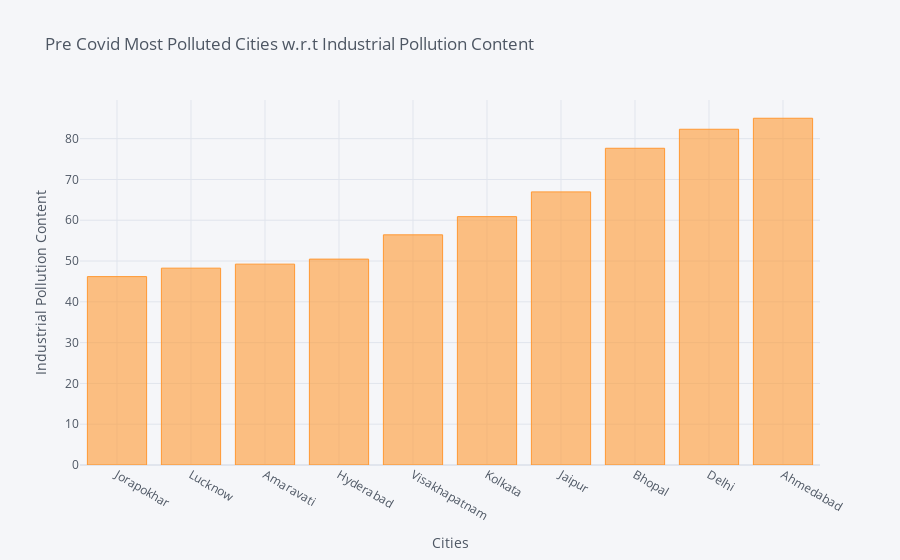
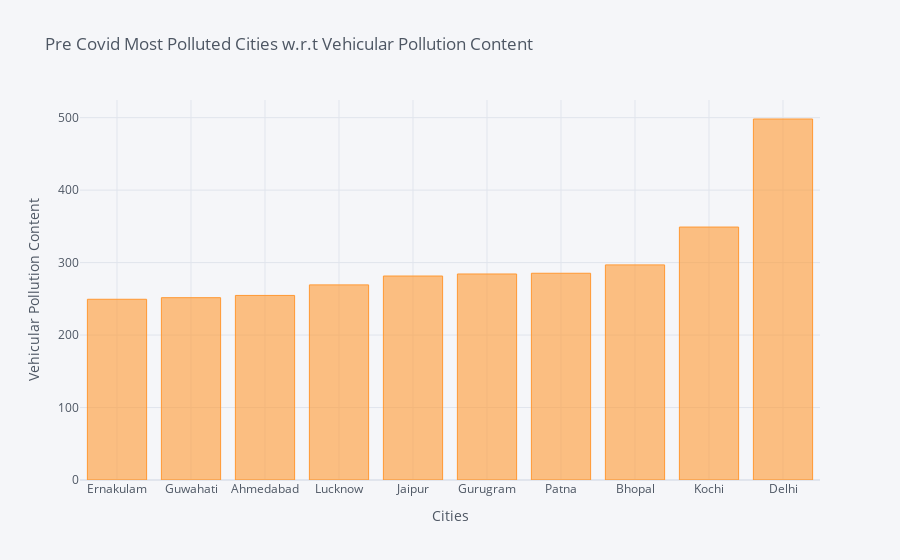
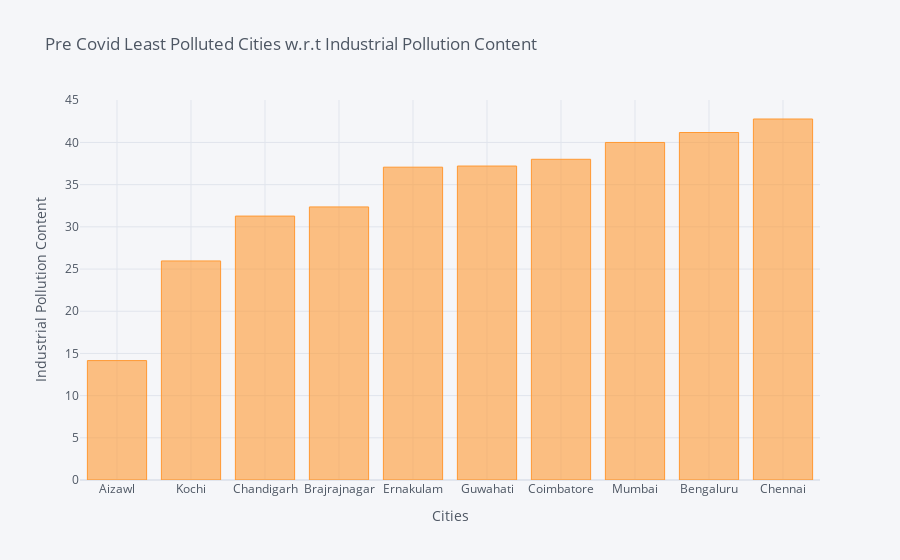
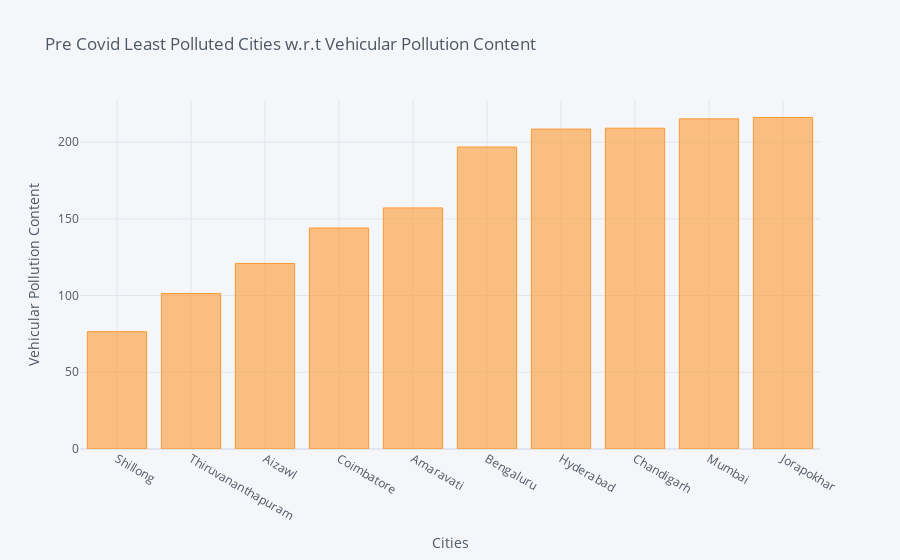

Notebook code for these charts, in order:
### Markdown cell above
# PRE COVID

### Code cell
def max_bar_plot(input_df, var, chartTitle):
    
    temp_df = df[['City', var]].groupby(['City']).median().sort_values(by=var, ascending=True).tail(10)
    temp_df.iplot(xTitle='Cities', yTitle=var, kind='bar', title='{} w.r.t {}'.format(chartTitle,var))

def min_bar_plot(input_df, var, chartTitle):
    
    temp_df = df[['City', var]].groupby(['City']).median().sort_values(by=var, ascending=True).head(10)
    temp_df.iplot(xTitle='Cities', yTitle=var, kind='bar', title='{} w.r.t {}'.format(chartTitle,var))
    

max_bar_plot(df, 'Industrial Pollution Content', 'Pre Covid Most Polluted Cities')
max_bar_plot(df, 'Vehicular Pollution Content', 'Pre Covid Most Polluted Cities')

min_bar_plot(df, 'Industrial Pollution Content', 'Pre Covid Least Polluted Cities')
min_bar_plot(df, 'Vehicular Pollution Content', 'Pre Covid Least Polluted Cities')

### Figure 1 — Plotly figure (JSON) as saved in the notebook; plotly's stock layout.template omitted (floating-point values rounded to 4 significant figures)
{"data": [{"marker": {"color": "rgba(255, 153, 51, 0.6)", "line": {"color": "rgba(255, 153, 51, 1.0)", "width": 1}}, "name": "Industrial Pollution Content", "orientation": "v", "text": "", "type": "bar", "x": ["Jorapokhar", "Lucknow", "Amaravati", "Hyderabad", "Visakhapatnam", "Kolkata", "Jaipur", "Bhopal", "Delhi", "Ahmedabad"], "y": [46.18, 48.25, 49.24, 50.47, 56.42, 60.88, 66.94, 77.64, 82.3, 85.0]}], "layout": {"legend": {"bgcolor": "#F5F6F9", "font": {"color": "#4D5663"}}, "paper_bgcolor": "#F5F6F9", "plot_bgcolor": "#F5F6F9", "title": {"font": {"color": "#4D5663"}, "text": "Pre Covid Most Polluted Cities w.r.t Industrial Pollution Content"}, "xaxis": {"gridcolor": "#E1E5ED", "showgrid": true, "tickfont": {"color": "#4D5663"}, "title": {"font": {"color": "#4D5663"}, "text": "Cities"}, "zerolinecolor": "#E1E5ED"}, "yaxis": {"gridcolor": "#E1E5ED", "showgrid": true, "tickfont": {"color": "#4D5663"}, "title": {"font": {"color": "#4D5663"}, "text": "Industrial Pollution Content"}, "zerolinecolor": "#E1E5ED"}}}

### Figure 2 — Plotly figure (JSON) as saved in the notebook; plotly's stock layout.template omitted (floating-point values rounded to 4 significant figures)
{"data": [{"marker": {"color": "rgba(255, 153, 51, 0.6)", "line": {"color": "rgba(255, 153, 51, 1.0)", "width": 1}}, "name": "Vehicular Pollution Content", "orientation": "v", "text": "", "type": "bar", "x": ["Ernakulam", "Guwahati", "Ahmedabad", "Lucknow", "Jaipur", "Gurugram", "Patna", "Bhopal", "Kochi", "Delhi"], "y": [249.4, 251.6, 254.7, 269.2, 281.4, 284.3, 285.3, 296.8, 349.0, 498.1]}], "layout": {"legend": {"bgcolor": "#F5F6F9", "font": {"color": "#4D5663"}}, "paper_bgcolor": "#F5F6F9", "plot_bgcolor": "#F5F6F9", "title": {"font": {"color": "#4D5663"}, "text": "Pre Covid Most Polluted Cities w.r.t Vehicular Pollution Content"}, "xaxis": {"gridcolor": "#E1E5ED", "showgrid": true, "tickfont": {"color": "#4D5663"}, "title": {"font": {"color": "#4D5663"}, "text": "Cities"}, "zerolinecolor": "#E1E5ED"}, "yaxis": {"gridcolor": "#E1E5ED", "showgrid": true, "tickfont": {"color": "#4D5663"}, "title": {"font": {"color": "#4D5663"}, "text": "Vehicular Pollution Content"}, "zerolinecolor": "#E1E5ED"}}}

### Figure 3 — Plotly figure (JSON) as saved in the notebook; plotly's stock layout.template omitted (floating-point values rounded to 4 significant figures)
{"data": [{"marker": {"color": "rgba(255, 153, 51, 0.6)", "line": {"color": "rgba(255, 153, 51, 1.0)", "width": 1}}, "name": "Industrial Pollution Content", "orientation": "v", "text": "", "type": "bar", "x": ["Aizawl", "Kochi", "Chandigarh", "Brajrajnagar", "Ernakulam", "Guwahati", "Coimbatore", "Mumbai", "Bengaluru", "Chennai"], "y": [14.15, 25.96, 31.28, 32.36, 37.07, 37.2, 38.0, 40.0, 41.18, 42.78]}], "layout": {"legend": {"bgcolor": "#F5F6F9", "font": {"color": "#4D5663"}}, "paper_bgcolor": "#F5F6F9", "plot_bgcolor": "#F5F6F9", "title": {"font": {"color": "#4D5663"}, "text": "Pre Covid Least Polluted Cities w.r.t Industrial Pollution Content"}, "xaxis": {"gridcolor": "#E1E5ED", "showgrid": true, "tickfont": {"color": "#4D5663"}, "title": {"font": {"color": "#4D5663"}, "text": "Cities"}, "zerolinecolor": "#E1E5ED"}, "yaxis": {"gridcolor": "#E1E5ED", "showgrid": true, "tickfont": {"color": "#4D5663"}, "title": {"font": {"color": "#4D5663"}, "text": "Industrial Pollution Content"}, "zerolinecolor": "#E1E5ED"}}}

### Figure 4 — Plotly figure (JSON) as saved in the notebook; plotly's stock layout.template omitted (floating-point values rounded to 4 significant figures)
{"data": [{"marker": {"color": "rgba(255, 153, 51, 0.6)", "line": {"color": "rgba(255, 153, 51, 1.0)", "width": 1}}, "name": "Vehicular Pollution Content", "orientation": "v", "text": "", "type": "bar", "x": ["Shillong", "Thiruvananthapuram", "Aizawl", "Coimbatore", "Amaravati", "Bengaluru", "Hyderabad", "Chandigarh", "Mumbai", "Jorapokhar"], "y": [76.46, 101.4, 120.9, 144.0, 157.1, 196.8, 208.5, 209.1, 215.2, 216.1]}], "layout": {"legend": {"bgcolor": "#F5F6F9", "font": {"color": "#4D5663"}}, "paper_bgcolor": "#F5F6F9", "plot_bgcolor": "#F5F6F9", "title": {"font": {"color": "#4D5663"}, "text": "Pre Covid Least Polluted Cities w.r.t Vehicular Pollution Content"}, "xaxis": {"gridcolor": "#E1E5ED", "showgrid": true, "tickfont": {"color": "#4D5663"}, "title": {"font": {"color": "#4D5663"}, "text": "Cities"}, "zerolinecolor": "#E1E5ED"}, "yaxis": {"gridcolor": "#E1E5ED", "showgrid": true, "tickfont": {"color": "#4D5663"}, "title": {"font": {"color": "#4D5663"}, "text": "Vehicular Pollution Content"}, "zerolinecolor": "#E1E5ED"}}}
